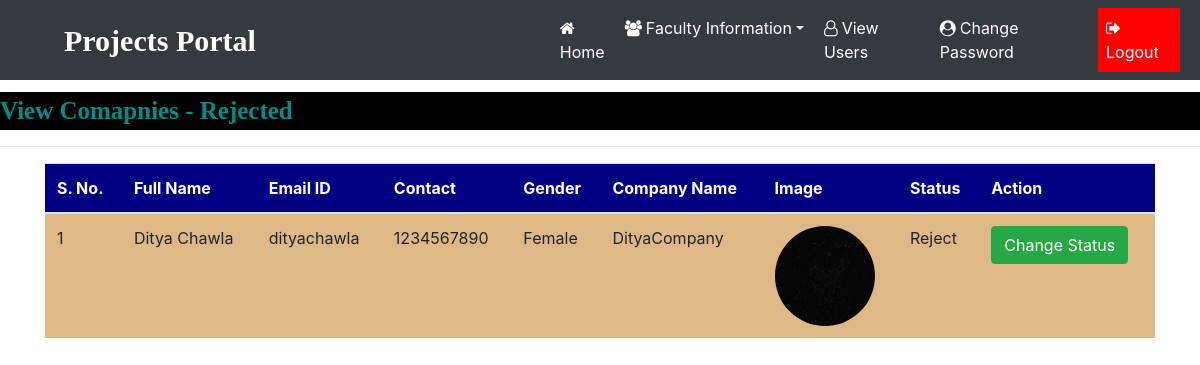
Page /company_rejected (signed in) on the committed database.
### job/models.py (models this page shows, shortened)
class Company(models.Model):
    user = models.ForeignKey(User,on_delete=models.CASCADE)
    mobile = models.CharField(max_length=10,null=True)
    image = models.FileField(null=True)
    gender = models.CharField(max_length=10,null=True)
    company = models.CharField(max_length=50, null=True)
    type = models.CharField(max_length=10,null=True)
    status = models.CharField(max_length=20, null=True)

### job/views.py (the view)
# urls.py: path('company_rejected', job.views.company_rejected, name="company_rejected"),
def company_rejected(request):
    if not request.user.is_authenticated:
        return redirect('admin_login')
    data = Company.objects.filter(status='Reject')
    d = {'data':data}
    return render(request, "company_rejected.html",d)

### job/templates/company_rejected.html
 {% load static %}
 {% block body %}
 {% include 'admin_navigation.html' %}
<marquee style="font-family : 'Monotype Corsiva'; font-size:25px;color:darkcyan ;background-color:black;font-weight:bold;margin-top:1%" >
View Comapnies - Rejected
</marquee>
 <hr>
 <div class="container">
 <table class="table table-hover" id="example">
  <thead>
  <tr style="background-color : #000080; color:white">
   <th>S. No.</th>
   <th>Full Name</th>
   <th>Email ID</th>
   <th>Contact </th>
   <th>Gender</th>
      <th>Company Name</th>
   <th>Image</th>
   <th>Status</th>
   <th>Action</th>
  </tr>
  </thead>
  <tbody>
  {% for i in data %}
  <tr style="background-color : #DEB887">
   <td>{{forloop.counter}}</td>
   <td>{{i.user.first_name}} {{i.user.last_name}}</td>
   <td>{{i.user.username}}</td>
   <td>{{i.mobile}}</td>
   <td>{{i.gender}}</td>
      <td>{{i.company}}</td>
   <td><img src="{{ i.image.url }}" style="width: 100px; height: 100px; border-radius: 50%;"></td>
   <td>{{i.status}}</td>
   <td><a href="{% url 'change_status' i.id %}" class="btn btn-success" onclick="return confirm('Are you sure?">Change Status</a></td>
  </tr>
  {% endfor %}
  </tbody>
 </table>
 </div>
 {% endblock body %}

### rows in the picture
Company: user.first_name "Ditya", user.last_name "Chawla", user.username "dityachawla", mobile "1234567890", gender "Female", company "DityaCompany", image (picture), status "Reject"
